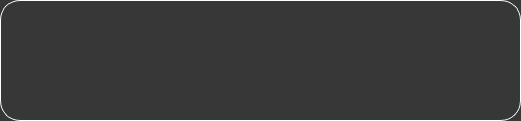
   <widget class="QWidget" name="notif_widget" native="true">
    <property name="geometry">
     <rect>
      <x>570</x>
      <y>920</y>
      <width>521</width>
      <height>121</height>
     </rect>
    </property>
    <property name="styleSheet">
     <string notr="true">border-radius:20px;
background:rgb(55,55,55);
border:1px solid white;</string>
    </property>
    <widget class="QLabel" name="logo_notif_widget">
     <property name="geometry">
      <rect>
       <x>10</x>
       <y>10</y>
       <width>71</width>
       <height>81</height>
      </rect>
     </property>
     <property name="styleSheet">
      <string notr="true">border:0px;background:transparent;</string>
     </property>
     <property name="text">
      <string/>
     </property>
     <property name="pixmap">
      <pixmap>../../Downloads/information.png</pixmap>
     </property>
     <property name="scaledContents">
      <bool>true</bool>
     </property>
    </widget>
    <widget class="QTextEdit" name="message_notif_widget">
     <property name="geometry">
      <rect>
       <x>90</x>
       <y>20</y>
       <width>361</width>
       <height>87</height>
      </rect>
     </property>
     <property name="styleSheet">
      <string notr="true">/*border:2px solid rgb(152,31,31);*/
border-radius:10px;
text-align:center;
color: rgb(255, 255, 255);
font: 12pt &quot;Gill Sans Ultra Bold Condensed&quot;;
border:0px;
background:transparent;</string>
     </property>
     <property name="readOnly">
      <bool>true</bool>
     </property>
    </widget>
    <widget class="QPushButton" name="hide_notif_widget_button">
     <property name="geometry">
      <rect>
       <x>470</x>
       <y>10</y>
       <width>41</width>
       <height>41</height>
      </rect>
     </property>
     <property name="toolTip">
      <string>effacer definitivement</string>
     </property>
     <property name="styleSheet">
      <string notr="true">QPushButton{
border:0px;
background:transparent;
}
QPushButton:hover{

background:rgb(160,39,39);

}
QPushButton:pressed{

background:transparent;
border:3px solid rgb(152,31,31);

}
QToolTip{color:white;}</string>
     </property>
     <property name="text">
      <string/>
     </property>
     <property name="icon">
      <iconset>
       <normaloff>closed.png</normaloff>closed.png</iconset>
     </property>
     <property name="iconSize">
      <size>
       <width>30</width>
       <height>30</height>
      </size>
     </property>
    </widget>
   </widget>
